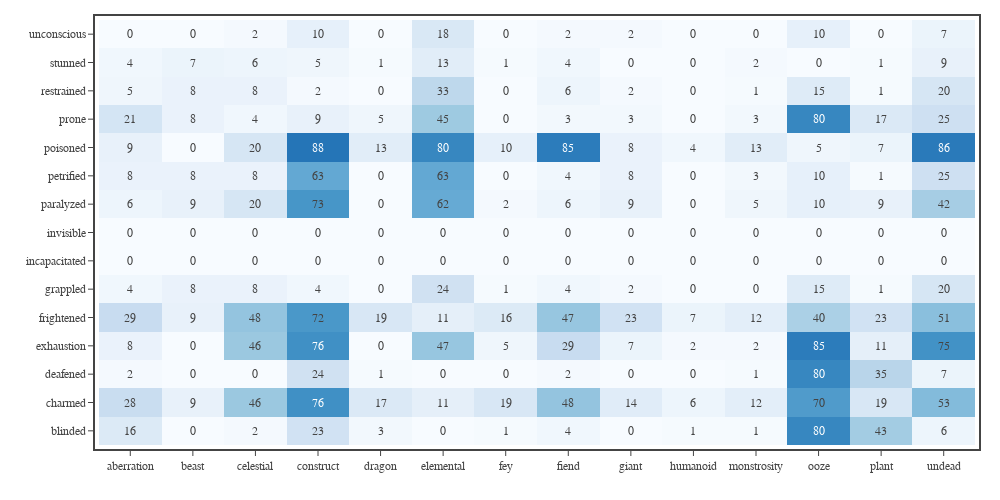

Notebook cell for this chart:
### Code cell
# Fig. 2: Calculates the probability of a monster for each being immune to each condition.
#df1 = df0[df0['Category'].isin(['generic','legendary','unique']) & df0['CR'].between(1/8, 30)]
df1 = df0[df0['CR'].between(1/8, 30)]

# get the total number of monsters from each type
dfG = df1.groupby(['Type'], observed=False).count().reset_index()
type_totals = dfG['Book'].to_list()
print('Total number of monsters:', np.sum(type_totals))

# get the number of monsters immune to each condition for each type
dfG = df1[['Type'] + CONDITIONS].groupby(['Type'], observed=False).sum().reset_index()

# construct custom text for each cell
custom_texts = []
for c in CONDITIONS:
    type_immune = dfG[c].to_list()
    custom_texts.append([f'{i:.0f} out of {t}' for i, t in zip(type_immune, type_totals)])

# get percent of each type immune to each condition
dfG = df1[['Type'] + CONDITIONS].groupby(['Type'], observed=False).mean().reset_index()
z = []
conditions = CONDITIONS.copy()
for condition in conditions:
    row = dfG[condition].tolist()
    row = [int(100*v) for v in row]
    z.append(row)

x = [x.lower() for x in dfG['Type'].tolist()]
y = [x.lower() for x in conditions]

# create figure
fig = go.Figure(
    layout=go.Layout(
        template=tfb.FIG_TEMPLATE,
        font=dict(size=12),
        xaxis=dict(
            title_text='',
            automargin=True,
            autorange=True,
            showgrid=False,
        ),
        yaxis=dict(
            title_text='',
            automargin=True,
            autorange=True,
            showgrid=False,
        ),
    )
)


fig.add_trace(go.Heatmap(
    z=z, x=x, y=y,
    zmin=0, zmax=120,
    hoverongaps=False,
    colorscale='blues',
    text=custom_texts,
    texttemplate='%{z:.0f}',
    hovertemplate='<b>Type:</b> %{x}<br>'+
                  '<b>Condition:</b> %{y}<br>'+
                  '<b>Immune:</b> %{z:.0f}% (%{text})'+
                  '<extra></extra>'
))
fig.update_traces(showscale=False)

# show figure
fig.update_layout(width=1000, height=500)
fig.show(config=tfb.FIG_CONFIG)

# save figures
if SAVEFIGS:
    fig.update_layout(autosize=True, width=None, height=None)
    tfb.save_fig_html(fig, format='large', name=f'./fig-condition-immunity-probability-heat-map-large', style='width:1000px; min-width:50%; max-width:100%; max-height:500px; min-height:300px;')
    tfb.save_fig_html(fig, format='small', name=f'./fig-condition-immunity-probability-heat-map-small', style='width:1000px; min-width:50%; max-width:100%; max-height:500px; min-height:300px;')

### Figure 1 — Plotly figure (JSON) as saved in the notebook; plotly's stock layout.template omitted (floating-point values rounded to 4 significant figures; data arrays with more than 128 entries replaced by an {"elided": "..."} marker saying what was removed)
{"data": [{"colorscale": [[0, "rgb(247,251,255)"], [0.125, "rgb(222,235,247)"], [0.25, "rgb(198,219,239)"], [0.375, "rgb(158,202,225)"], [0.5, "rgb(107,174,214)"], [0.625, "rgb(66,146,198)"], [0.75, "rgb(33,113,181)"], [0.875, "rgb(8,81,156)"], [1, "rgb(8,48,107)"]], "hoverongaps": false, "hovertemplate": "<b>Type:</b> %{x}<br><b>Condition:</b> %{y}<br><b>Immune:</b> %{z:.0f}% (%{text})<extra></extra>", "showscale": false, "text": {"elided": "15x14 str values"}, "texttemplate": "%{z:.0f}", "type": "heatmap", "x": ["aberration", "beast", "celestial", "construct", "dragon", "elemental", "fey", "fiend", "giant", "humanoid", "monstrosity", "ooze", "plant", "undead"], "y": ["blinded", "charmed", "deafened", "exhaustion", "frightened", "grappled", "incapacitated", "invisible", "paralyzed", "petrified", "poisoned", "prone", "restrained", "stunned", "unconscious"], "z": {"elided": "15x14 int values"}, "zmax": 120, "zmin": 0}], "layout": {"font": {"size": 12}, "height": 500, "width": 1000, "xaxis": {"automargin": true, "autorange": true, "showgrid": false, "title": {"text": ""}}, "yaxis": {"automargin": true, "autorange": true, "showgrid": false, "title": {"text": ""}}}}
